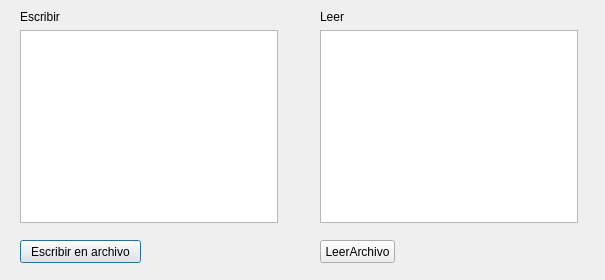
<?xml version="1.0" encoding="UTF-8"?>
<ui version="4.0">
 <class>Dialog</class>
 <widget class="QDialog" name="Dialog">
  <property name="geometry">
   <rect>
    <x>0</x>
    <y>0</y>
    <width>605</width>
    <height>280</height>
   </rect>
  </property>
  <property name="sizePolicy">
   <sizepolicy hsizetype="Preferred" vsizetype="Preferred">
    <horstretch>0</horstretch>
    <verstretch>0</verstretch>
   </sizepolicy>
  </property>
  <property name="windowTitle">
   <string>PyFileExplorer</string>
  </property>
  <widget class="QPushButton" name="BtnCrear">
   <property name="geometry">
    <rect>
     <x>20</x>
     <y>240</y>
     <width>121</width>
     <height>23</height>
    </rect>
   </property>
   <property name="text">
    <string>Escribir en archivo</string>
   </property>
  </widget>
  <widget class="QWidget" name="layoutWidget">
   <property name="geometry">
    <rect>
     <x>320</x>
     <y>10</y>
     <width>258</width>
     <height>213</height>
    </rect>
   </property>
   <layout class="QVBoxLayout" name="verticalLayout_2">
    <item>
     <widget class="QLabel" name="label_2">
      <property name="text">
       <string>Leer</string>
      </property>
     </widget>
    </item>
    <item>
     <widget class="QPlainTextEdit" name="TxtLeer"/>
    </item>
   </layout>
  </widget>
  <widget class="QPushButton" name="BtnLeer">
   <property name="geometry">
    <rect>
     <x>320</x>
     <y>240</y>
     <width>75</width>
     <height>23</height>
    </rect>
   </property>
   <property name="text">
    <string>LeerArchivo</string>
   </property>
  </widget>
  <widget class="QWidget" name="layoutWidget">
   <property name="geometry">
    <rect>
     <x>20</x>
     <y>10</y>
     <width>258</width>
     <height>213</height>
    </rect>
   </property>
   <layout class="QVBoxLayout" name="verticalLayout">
    <item>
     <widget class="QLabel" name="label">
      <property name="text">
       <string>Escribir</string>
      </property>
     </widget>
    </item>
    <item>
     <widget class="QPlainTextEdit" name="TxtEscribir"/>
    </item>
   </layout>
  </widget>
 </widget>
 <tabstops>
  <tabstop>BtnCrear</tabstop>
  <tabstop>TxtEscribir</tabstop>
 </tabstops>
 <resources/>
 <connections/>
</ui>
